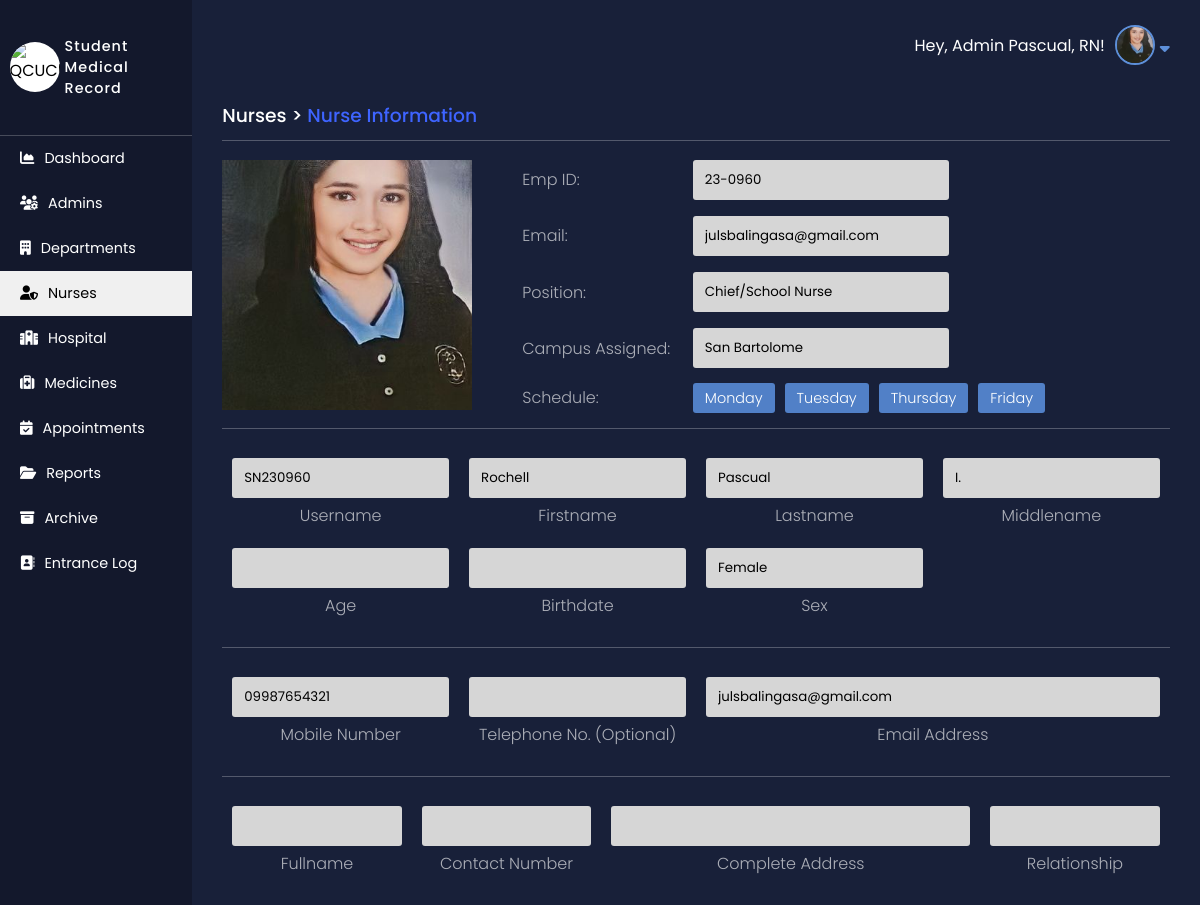
The page /Admin-Side/pages/veiw-nurse.php?emp_id=23-0960 (signed in) on the database its author committed.
### tables this page shows
CREATE TABLE `nurses` (
  `id` int(255) NOT NULL,
  `emp_id` varchar(20) NOT NULL,
  `username` varchar(50) NOT NULL,
  `password` varchar(50) NOT NULL,
  `profile_pic` varchar(255) NOT NULL,
  `lastname` varchar(255) NOT NULL,
  `firstname` varchar(255) NOT NULL,
  `middlename` varchar(255) NOT NULL,
  `gender` varchar(255) NOT NULL,
  `position` varchar(255) NOT NULL,
  `campus` varchar(50) NOT NULL,
  `Department` varchar(255) NOT NULL,
  `contact_num` varchar(15) NOT NULL,
  `email` varchar(255) NOT NULL,
  `yrs_of_service` int(255) NOT NULL,
  `qr_code` varchar(255) NOT NULL,
  `birthdate` date DEFAULT NULL,
  `isArchive` tinyint(1) NOT NULL
);

CREATE TABLE `nurse_schedule` (
  `id` int(11) NOT NULL,
  `emp_id` varchar(20) NOT NULL,
  `schedule_day` varchar(55) NOT NULL
);

### Admin-Side/functions/admin.php (called while the page is built, shortened)
<?php
function fetchAdmin($conn, $id){
   if($id == null) {
      $sel = "SELECT * FROM `admins`
      WHERE `isArchive` = 0 ORDER BY `user_id` DESC";
   } else {
      $sel = "SELECT * FROM `admins` WHERE `user_id` = $id AND `isArchive` = 0";
   }
   $qry = mysqli_query($conn, $sel);
   return $qry;
}
?>

### Admin-Side/includes/function-header.php (called while the page is built, shortened)
<?php
   include "../includes/db_conn.php";
   include "../functions/admin.php";
   include "../functions/nurse.php";
   include "../functions/report.php";
   $id = $_SESSION['user_id'];
   $admin_logged_res = fetchAdmin($conn, $id);
   $admin_logged = mysqli_fetch_assoc($admin_logged_res);
?>

### Admin-Side/functions/nurse.php (called while the page is built, shortened)
<?php
function fetchNurse($conn, $empID){
   $sel = "SELECT * FROM `nurses`
   WHERE `emp_id` = '$empID' AND `isArchive` = 0
   ORDER BY `id` DESC";
   $res = mysqli_query($conn, $sel);
   return $res;
}
function fetchScheduleByNurse($conn, $empID) {
   $sel = "SELECT *, LEFT(schedule_day, 3) AS `day` FROM `nurse_schedule`
   WHERE `emp_id` = '$empID'
   ORDER BY `id` ASC";
   $res = mysqli_query($conn, $sel);
   return $res;
}
?>

### Admin-Side/pages/veiw-nurse.php (the view, shortened to what this page needs)
<?php
   include "../includes/function-header.php";
   $nurse_id = $_GET['emp_id'];
   $selected_nurse_res = fetchNurse($conn, $nurse_id);
   $sel_nurse = mysqli_fetch_assoc($selected_nurse_res);
   $sel_nurseSched = fetchScheduleByNurse($conn, $nurse_id);
   if(!empty($sel_nurse['birthdate'])){
      $nurse_bdate = convertDate($sel_nurse['birthdate']);
   } else {
      $nurse_bdate = "";
   }
?>
<!DOCTYPE html>
<html lang="en">
<head>
   <?php include "../includes/head.php"; ?>
   <link rel="stylesheet" href="../css/nurse.css">
</head>
<body>
   <nav class="side-panel">
      <div class="nav-header">
         <div class="img-logo">
            <div class="img-handler">
               <img src="../assets/QCUClinicLogo.png" alt="QCUClinicLogo.png">
            </div>
         </div>
         <div class="title-logo">
            <p> Student Medical Record </p>
         </div>
      </div>
      <div class="primary-nav">
         <ul>
            <li>
               <a href="./dashboard.php" >
                  <i class="fas fa-chart-area fas-line"></i> Dashboard
               </a>
            </li>
            <li>
               <a href="./admin.php" >
                  <i class="fas fa-users-cog"></i> Admins
               </a>
            </li>
            <li>
               <a href="./department.php" >
                  <i class="fas fa-building    "></i> Departments
               </a>
            </li>
            <li>
               <a href="./nurses.php" class="isSelected">
                  <i class="fas fa-user-shield    "></i> Nurses
               </a>
            </li>
            <li>
               <a href="./hospital.php">
                  <i class="fas fa-hospital    "></i> Hospital
               </a>
            </li>
            <li>
               <a href="./medicine.php">
                  <i class="fas fa-medkit    "></i> Medicines
               </a>
            </li>
            <li>
               <a href="./appointment.php">
                  <i class="fas fa-calendar-check    "></i> Appointments
               </a>
            </li>
            <li>
               <a href="./reports.php">
                  <i class="fas fa-folder-open    "></i> Reports
               </a>
            </li>
            <li>
               <a href="./archive.php">
                  <i class="fas fa-archive    "></i> Archive
               </a>
            </li>
            <li>
               <a href="./entrance-log.php">
                  <i class="fas fa-address-book    "></i> Entrance Log
               </a>
            </li>
         </ul>
      </div>
   </nav>
   <main>
      <?php include "../includes/main-header.php" ?>
      <div class="main-content">
         <div class="nurse-container">
            <div class="link-header">
               <h3> <a href="./nurses.php">Nurses</a> > <span> Nurse Information </span></h3>
            </div>
            <div class="view-nurse-container">
               <div class="nurse-information">
                  <div class="nurse-profile">
                     <div class="profile">
                        <div class="img-handler">
                           <img src="../assets/<?=$sel_nurse['profile_pic']?>" alt="">
                        </div>
                     </div>
                  </div>
                  <div class="personal-info">
                     <div class="form-input">
                        <label for="nurse-id"> Emp ID: </label>
                        <input type="text" value="<?=$sel_nurse['emp_id']?>" id="nurse-id" readonly>
                     </div>
                     <div class="form-input">
                        <label for="nurse-email"> Email: </label>
                        <input type="text" value="<?=$sel_nurse['email']?>" id="nurse-email" readonly>
                     </div>
                     <div class="form-input">
                        <label for="nurse-position"> Position: </label>
                        <input type="text" value="<?=$sel_nurse['position']?>" id="nurse-position" readonly>
                     </div>
                     <div class="form-input">
                        <label for="nurse-campus"> Campus Assigned: </label>
                        <input type="text" value="<?=$sel_nurse['campus']?>" id="nurse-campus" readonly>
                     </div>
                     <div class="form-input">
                        <label for="nurse-sched"> Schedule: </label>
                        <div class="scheds">
                           <?php
                              if(mysqli_num_rows($sel_nurseSched) > 0) {
                                 while($sched_row = mysqli_fetch_assoc($sel_nurseSched)) {
                                    ?>
                                    <div class="form-check">
                                       <label for="<?=$sched_row['schedule_day']?>"> <?=$sched_row['schedule_day']?> </label>
                                    </div>
                                    <?php
                                 }
                              } else {
                                 ?>
                                    <div class="form-check">
                                       <label for="" style="background-color: #d6d6d6; color: #000"> No schedule </label>
                                    </div>
                                 <?php
                              }
                           ?>
                        </div>
                     </div>
                  </div>
               </div>
               <div class="basic-info">
                  <div class="form-input">
                     <label for="nurse-uname"> Username </label>
                     <input type="text" value="<?=$sel_nurse['username']?>" id="nurse-uname" readonly>
                  </div>
                  <div class="form-input">
                     <label for="nurse-fname"> Firstname </label>
                     <input type="text" value="<?=$sel_nurse['firstname']?>" id="nurse-fname" readonly>
                  </div>
                  <div class="form-input">
                     <label for="nurse-lname"> Lastname </label>
                     <input type="text" value="<?=$sel_nurse['lastname']?>" id="nurse-lname" readonly>
                  </div>
                  <div class="form-input">
                     <label for="nurse-mname"> Middlename </label>
                     <input type="text" value="<?=$sel_nurse['middlename']?>" id="nurse-mname" readonly>
                  </div>
                  <div class="form-input">
                     <label for="nurse-age"> Age </label>
                     <input type="text" value="" id="nurse-age" readonly>
                  </div>
                  <div class="form-input">
                     <label for="nurse-bdate"> Birthdate </label>
                     <input type="text" value="<?= $nurse_bdate?>" id="nurse-bdate" readonly>
                  </div>
                  <div class="form-input">
                     <label for="nurse-sex"> Sex </label>
                     <input type="text" value="<?=$sel_nurse['gender']?>" id="nurse-sex" readonly>
                  </div>
               </div>
               <div class="contact-info">
                  <div class="form-input">
                     <label for="nurse-mob"> Mobile Number </label>
                     <input type="text" value="<?=$sel_nurse['contact_num']?>" id="nurse-mob" readonly>
                  </div>
                  <div class="form-input">
                     <label for="nurse-tel"> Telephone No. (Optional) </label>
                     <input type="text" value="" id="nurse-tel" readonly>
                  </div>
                  <div class="form-input">
                     <label for="nurse-email-add"> Email Address </label>
                     <input type="text" value="<?=$sel_nurse['email']?>" id="nurse-email-add" readonly>
                  </div>
               </div>
               <div class="emergency-contact">
                  <div class="form-input">
                     <label for="nurse-mob"> Fullname </label>
                     <input type="text" value="" id="nurse-mob" readonly>
                  </div>
                  <div class="form-input">
                     <label for="nurse-tel"> Contact Number </label>
                     <input type="text" value="" id="nurse-tel" readonly>
                  </div>
                  <div class="form-input">
                     <label for="nurse-email-add"> Complete Address </label>
                     <input type="text" value="" id="nurse-email-add" readonly>
                  </div>
                  <div class="form-input">
                     <label for="nurse-email-add"> Relationship </label>
                     <input type="text" value="" id="nurse-email-add" readonly>
                  </div>
               </div>
            </div>
         </div>
      </div>
   </main>
</body>
</html>

### Admin-Side/includes/main-header.php (shortened to what this page needs)
<header>
<div class="admin-profile">
   <div class="admin-text">
      <p> Hey, Admin <span style=""> <?=$admin_logged['lname']?></span>! </p>
   </div>
   <div class="profile" id="profile">
      <div class="img-handler">
         <img src="../assets/<?=$admin_logged['img']?>" alt="">
      </div>
      <div class="icon">
         <i class="fas fa-sort-down" aria-hidden="true"></i>
      </div>
   </div>
</div>
</header>

### Admin-Side/css/main.css (style rules this page uses)
:root { --primaryColor: #182039; --secondaryColor: #13182C; --primaryBgButton: #3E64FF; --hoverButton: #375ae3; --successBgButton: #5cd46e; --hoverSuccessButton: #4cb05b; --alertBgButton: #D42311; --hoverAlertButton: #b4200f; }
* { margin: 0; padding: 0; box-sizing: border-box; font-family: 'Poppins', 'Segoe UI', Tahoma, Geneva, Verdana, sans-serif; }
body { display: flex; align-items: center; }
.side-panel { width: 16%; height: 100vh; overflow: hidden; background-color: var(--secondaryColor); display: flex; flex-direction: column; justify-content: flex-start; }
.side-panel .nav-header { width: 100%; height: 15%; display: flex; align-items: center; justify-content: center; padding: 0 5%; border-bottom: 1px solid rgba(255, 255, 255, 0.22); }
.side-panel .nav-header .img-logo { margin-right: 5px; }
.side-panel .nav-header .img-logo .img-handler { width: 50px; height: 50px; border-radius: 50%; overflow: hidden; background-color: rgb(255, 255, 255); }
.side-panel .nav-header .img-logo .img-handler img { width: 100%; height: 100%; object-fit: cover; }
.side-panel .nav-header .title-logo { font-size: .9em; color: #fff; font-weight: 500; letter-spacing: 1px; }
.side-panel .primary-nav { width: 100%; height: 85%; }
.side-panel .primary-nav ul { width: 100%; height: 100%; }
.side-panel .primary-nav ul li { list-style: none; }
.side-panel .primary-nav ul li a { display: flex; align-items: center; justify-content: flex-start; padding: 12px 0; padding-left: 20px; color: #fff; text-decoration: none; font-size: .9em; transition: all ease-in-out .2s; }
.side-panel .primary-nav ul li a .fas { margin-right: 10px; }
.side-panel .primary-nav ul li a.isSelected { background-color: #f0f0f0; color: #000000; }
main { width: calc(100% - 16%); height: 100vh; background-color: var(--primaryColor); overflow: hidden; }
main header { width: 100%; height: 10%; display: flex; align-items: center; justify-content: flex-end; padding: 0 3%; }
main header .admin-profile { height: max-content; display: flex; align-items: center; justify-content: space-evenly; }
main header .admin-profile .admin-text { color: #fff; font-size: 1em; }
main header .admin-profile .profile { display: flex; align-items: center; margin-left: 10px; cursor: pointer; position: relative; }
main header .admin-profile .profile .img-handler { width: 40px; height: 40px; overflow: hidden; border-radius: 50%; border: 2px solid #5D8FD9 }
main header .admin-profile .profile .img-handler img { width: 100%; height: 100%; object-fit: cover; }
main header .admin-profile .profile .icon { margin-left: 5px; }
main header .admin-profile .profile .icon .fas { color: #5D8FD9; }
main .main-content { width: 100%; height: 90%; overflow-y: scroll; }
main .main-content > div { padding: 1% 3%; width: 100%; }

### rows shown on the page
nurses: profile_pic (picture), emp "23-0960", email "julsbalingasa@gmail.com", position "Chief/School Nurse", campus "San Bartolome", username "SN230960", firstname "Rochell", lastname "Pascual", middlename "I.", gender "Female", contact_num "09987654321"
nurse_schedule: schedule_day "Monday"
nurse_schedule: schedule_day "Tuesday"
nurse_schedule: schedule_day "Thursday"
nurse_schedule: schedule_day "Friday"

### other values the page prints
$admin_logged['lname'] "Pascual, RN"
